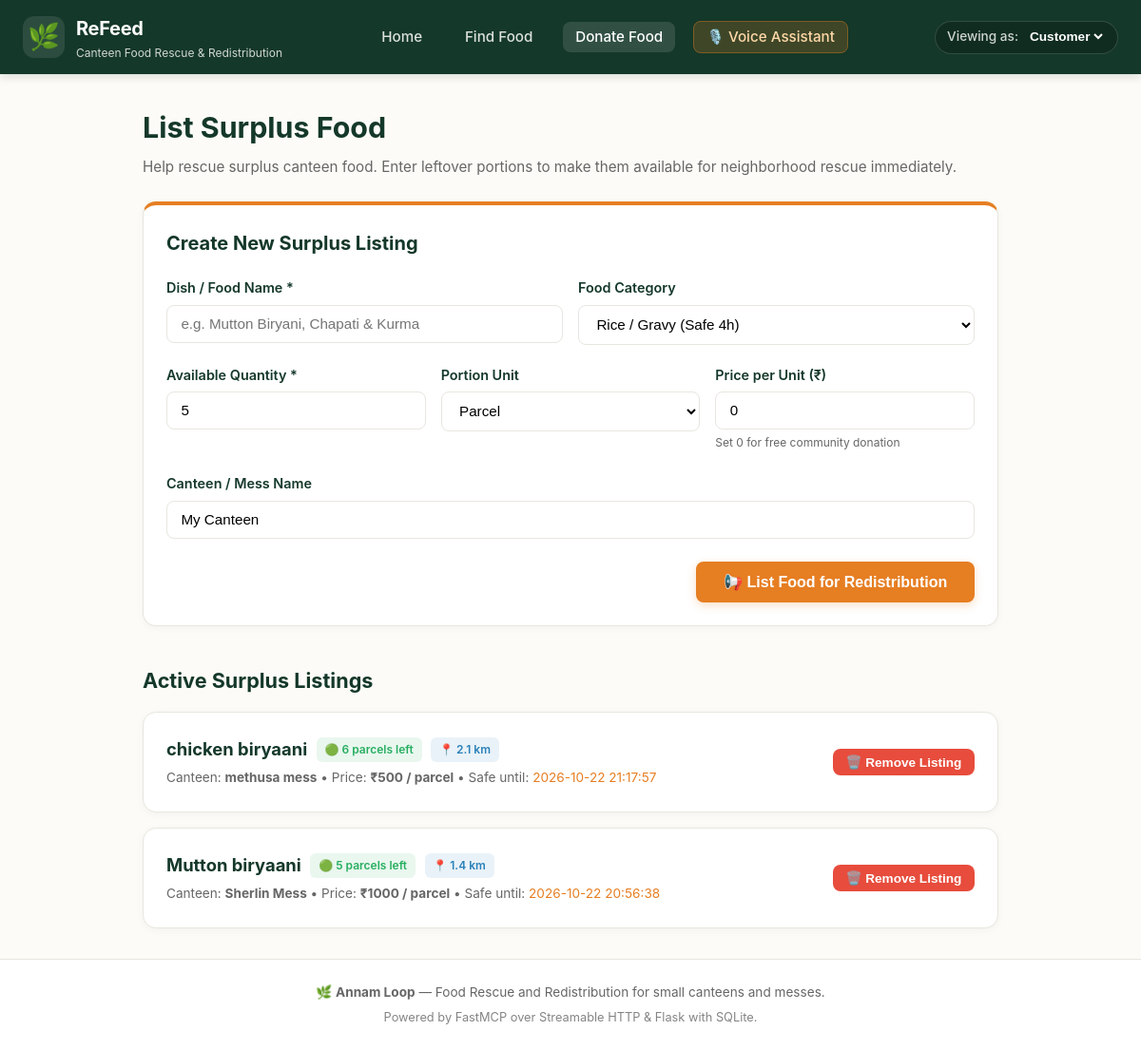
Screenshot of /donate with the database file from the repository.
### tables this page shows
CREATE TABLE listings (
        id INTEGER PRIMARY KEY AUTOINCREMENT,
        name TEXT NOT NULL,
        quantity INTEGER NOT NULL,
        unit TEXT NOT NULL DEFAULT 'parcel',
        price_per_unit REAL NOT NULL DEFAULT 0.0,
        canteen TEXT NOT NULL DEFAULT 'My Canteen',
        food_type TEXT NOT NULL DEFAULT 'rice/gravy',
        distance_km REAL NOT NULL DEFAULT 1.0,
        posted_at TEXT NOT NULL,
        safe_until TEXT NOT NULL,
        is_removed INTEGER NOT NULL DEFAULT 0
    );

### app.py (the view, shortened to what this page needs)
@app.route("/donate", methods=["GET", "POST"])
def donate():
    active_listings = services.find_food(sort="newest", max_results=50)
    return render_template("donate.html", listings=active_listings)

### app.py (called while the page is built)
@app.context_processor
def inject_role():
    role = session.get("role", "customer")
    return {"current_role": role}

### services.py (called while the page is built)
def get_db_connection(db_path: Optional[str] = None) -> sqlite3.Connection:
    path = db_path or DB_PATH
    conn = sqlite3.connect(path, timeout=10.0)
    conn.row_factory = sqlite3.Row
    return conn

### templates/donate.html (shortened to what this page needs)
{% extends "base.html" %}
{% block content %}
<div style="max-width: 900px; margin: 0 auto;">
  <div style="margin-bottom: 1.5rem;">
    <h1 style="color: var(--navbar-green); font-size: 1.9rem; margin-bottom: 0.3rem;">List Surplus Food</h1>
    <p style="color: var(--text-muted); font-size: 0.95rem;">
      Help rescue surplus canteen food. Enter leftover portions to make them available for neighborhood rescue immediately.
    </p>
  </div>
  <div class="card" style="margin-bottom: 2.5rem; border-top: 4px solid var(--saffron);">
    <h2 style="color: var(--navbar-green); font-size: 1.25rem; margin-bottom: 1.2rem;">Create New Surplus Listing</h2>
    <form action="{{ url_for('donate') }}" method="POST">
      <div class="form-row">
        <div class="form-group" style="flex: 2;">
          <label class="form-label" for="name">Dish / Food Name *</label>
          <input type="text" id="name" name="name" class="form-control" placeholder="e.g. Mutton Biryani, Chapati & Kurma" required>
        </div>
        <div class="form-group" style="flex: 1;">
          <label class="form-label" for="food_type">Food Category</label>
          <select id="food_type" name="food_type" class="form-control">
            <option value="rice/gravy">Rice / Gravy (Safe 4h)</option>
          </select>
        </div>
      </div>
      <div class="form-row">
        <div class="form-group">
          <label class="form-label" for="quantity">Available Quantity *</label>
          <input type="number" id="quantity" name="quantity" class="form-control" min="1" max="1000" value="5" required>
        </div>
        <div class="form-group">
          <label class="form-label" for="unit">Portion Unit</label>
          <select id="unit" name="unit" class="form-control">
            <option value="parcel" selected>Parcel</option>
          </select>
        </div>
        <div class="form-group">
          <label class="form-label" for="price_per_unit">Price per Unit (₹)</label>
          <input type="number" id="price_per_unit" name="price_per_unit" class="form-control" min="0" step="1" value="0" placeholder="0 for Free">
          <span style="font-size: 0.75rem; color: var(--text-muted);">Set 0 for free community donation</span>
        </div>
      </div>
      <div class="form-group">
        <label class="form-label" for="canteen">Canteen / Mess Name</label>
        <input type="text" id="canteen" name="canteen" class="form-control" value="My Canteen" placeholder="e.g. Annapoorna Mess, My Canteen">
      </div>
      <div style="margin-top: 1.5rem; display: flex; justify-content: flex-end;">
        <button type="submit" class="btn btn-saffron" style="font-size: 1rem; padding: 0.75rem 1.8rem;">
          📢 List Food for Redistribution
        </button>
      </div>
    </form>
  </div>
  <div>
    <h2 style="color: var(--navbar-green); font-size: 1.35rem; margin-bottom: 1rem;">Active Surplus Listings</h2>
    {% if listings %}
      <div style="display: flex; flex-direction: column; gap: 1rem;">
        {% for item in listings %}
          <div class="card" style="display: flex; justify-content: space-between; align-items: center; flex-wrap: wrap; gap: 1rem;">
            <div>
              <div style="display: flex; align-items: center; gap: 0.6rem;">
                <h3 style="font-size: 1.15rem; color: var(--navbar-green); margin: 0;">{{ item.name }}</h3>
                <span class="badge badge-qty">🟢 {{ item.quantity }} {{ item.unit }}s left</span>
                <span class="badge badge-distance">📍 {{ item.distance_km }} km</span>
              </div>
              <p style="font-size: 0.85rem; color: var(--text-muted); margin-top: 0.3rem;">
                Canteen: <strong>{{ item.canteen }}</strong> &bull;
                Price: <strong>{% if item.price > 0 %}₹{{ "%.0f"|format(item.price) }} / {{ item.unit }}{% else %}Free{% endif %}</strong> &bull;
                Safe until: <span style="color: var(--saffron);">{{ item.safe_until }}</span>
              </p>
            </div>
            <form action="{{ url_for('remove_route', listing_id=item.id) }}" method="POST" style="margin: 0;" onsubmit="return confirm('Remove this listing from the food rescue pool?');">
              <button type="submit" class="btn btn-danger btn-sm">🗑️ Remove Listing</button>
            </form>
          </div>
        {% endfor %}
      </div>
    {% else %}
      <div class="card" style="text-align: center; padding: 2.5rem; color: var(--text-muted);">
        <p style="font-size: 1.1rem; margin-bottom: 0.5rem;">No active listings currently.</p>
        <p style="font-size: 0.9rem;">Fill out the form above to add fresh surplus portions!</p>
      </div>
    {% endif %}
  </div>
</div>
{% endblock %}

### templates/base.html (shortened to what this page needs)
<!DOCTYPE html>
<html lang="en">
<head>
  <link rel="stylesheet" href="{{ url_for('static', filename='css/style.css') }}">
</head>
<body>
  <nav class="navbar">
    <a href="{{ url_for('index') }}" class="nav-brand">
      <div class="brand-icon">🌿</div>
      <div>
        <span class="brand-title">ReFeed</span>
        <span class="brand-subtitle">Canteen Food Rescue & Redistribution</span>
      </div>
    </a>
    <ul class="nav-links">
      <li><a href="{{ url_for('index') }}" class="nav-link {% if request.endpoint == 'index' %}active{% endif %}">Home</a></li>
      <li><a href="{{ url_for('find') }}" class="nav-link {% if request.endpoint == 'find' %}active{% endif %}">Find Food</a></li>
      <li><a href="{{ url_for('donate') }}" class="nav-link {% if request.endpoint == 'donate' %}active{% endif %}">Donate Food</a></li>
      <li>
        <a href="{{ url_for('assistant_page') }}" class="nav-link voice-link {% if request.endpoint == 'assistant_page' %}active{% endif %}">
          🎙️ Voice Assistant
        </a>
      </li>
    </ul>
    <div class="role-box">
      <span class="role-label">Viewing as:</span>
      <form id="roleForm" action="{{ url_for('set_role') }}" method="POST" style="margin: 0; display: inline;">
        <select name="role" class="role-select" onchange="document.getElementById('roleForm').submit();">
          <option value="customer" {% if current_role == 'customer' %}selected{% endif %}>Customer</option>
        </select>
      </form>
    </div>
  </nav>
  <main class="container">
    {% block content %}{% endblock %}
  </main>
  <footer>
    <p>🌿 <strong>Annam Loop</strong> &mdash; Food Rescue and Redistribution for small canteens and messes.</p>
    <p style="margin-top: 0.3rem; font-size: 0.8rem; opacity: 0.8;">Powered by FastMCP over Streamable HTTP & Flask with SQLite.</p>
  </footer>
</body>
</html>

### static/css/style.css (style rules this page uses)
:root { --navbar-green: #143829; --navbar-green-light: #1b4b37; --saffron: #e67e22; --saffron-hover: #d35400; --saffron-light: #fef5ec; --saffron-border: #f8c291; --bg-offwhite: #fcfbf7; --card-bg: #ffffff; --text-dark: #222222; --text-muted: #666666; --border-light: #e8e6df; --success-green: #27ae60; --success-light: #eafaf1; --danger-red: #e74c3c; --danger-light: #fdedec; --radius-sm: 8px; --radius-md: 14px; --radius-lg: 20px; --shadow-sm: 0 2px 8px rgba(0, 0, 0, 0.04); --shadow-md: 0 6px 20px rgba(0, 0, 0, 0.06); --shadow-lg: 0 10px 30px rgba(0, 0, 0, 0.08); }
* { box-sizing: border-box; margin: 0; padding: 0; }
body { font-family: -apple-system, BlinkMacSystemFont, "Segoe UI", Roboto, "Helvetica Neue", Arial, sans-serif; background-color: var(--bg-offwhite); color: var(--text-dark); line-height: 1.6; min-height: 100vh; display: flex; flex-direction: column; }
.navbar { background-color: var(--navbar-green); color: #ffffff; padding: 0.85rem 1.5rem; display: flex; align-items: center; justify-content: space-between; box-shadow: 0 2px 10px rgba(0, 0, 0, 0.15); position: sticky; top: 0; z-index: 1000; }
.nav-brand { display: flex; align-items: center; gap: 0.75rem; text-decoration: none; color: #ffffff; }
.brand-icon { font-size: 1.7rem; background: rgba(255, 255, 255, 0.1); width: 44px; height: 44px; display: flex; align-items: center; justify-content: center; border-radius: 12px; }
.brand-title { font-size: 1.25rem; font-weight: 700; letter-spacing: -0.3px; display: block; }
.brand-subtitle { font-size: 0.75rem; opacity: 0.8; display: block; }
.nav-links { display: flex; align-items: center; gap: 1.2rem; list-style: none; }
.nav-link { color: rgba(255, 255, 255, 0.85); text-decoration: none; font-weight: 500; font-size: 0.95rem; padding: 0.4rem 0.8rem; border-radius: var(--radius-sm); transition: all 0.2s ease; }
.nav-link:hover, .nav-link.active { color: #ffffff; background: rgba(255, 255, 255, 0.12); }
.nav-link.voice-link { background: rgba(230, 126, 34, 0.2); color: #ffd8a8; border: 1px solid rgba(230, 126, 34, 0.4); }
.role-box { display: flex; align-items: center; gap: 0.5rem; background: rgba(0, 0, 0, 0.2); padding: 0.35rem 0.75rem; border-radius: 30px; font-size: 0.85rem; border: 1px solid rgba(255, 255, 255, 0.15); }
.role-label { color: rgba(255, 255, 255, 0.8); font-weight: 500; }
.role-select { background: transparent; color: #ffffff; border: none; font-weight: 600; font-size: 0.85rem; cursor: pointer; outline: none; }
.role-select option { background: var(--navbar-green); color: #ffffff; }
.container { max-width: 1100px; margin: 0 auto; padding: 2rem 1.25rem; flex: 1; width: 100%; }
.btn { display: inline-flex; align-items: center; justify-content: center; gap: 0.5rem; padding: 0.7rem 1.4rem; font-size: 0.95rem; font-weight: 600; border-radius: var(--radius-sm); text-decoration: none; border: none; cursor: pointer; transition: all 0.2s ease; }
.btn-saffron { background-color: var(--saffron); color: #ffffff; box-shadow: 0 3px 10px rgba(230, 126, 34, 0.25); }
.btn-sm { padding: 0.4rem 0.85rem; font-size: 0.85rem; }
.btn-danger { background-color: var(--danger-red); color: #ffffff; }
.card { background-color: var(--card-bg); border: 1px solid var(--border-light); border-radius: var(--radius-md); padding: 1.5rem; box-shadow: var(--shadow-sm); transition: transform 0.2s ease, box-shadow 0.2s ease; }
.badge { font-size: 0.75rem; font-weight: 600; padding: 0.2rem 0.55rem; border-radius: 6px; background: #f1f2f6; color: #57606f; }
.badge-distance { background: rgba(41, 128, 185, 0.1); color: #2980b9; }
.badge-qty { background: rgba(39, 174, 96, 0.1); color: var(--success-green); }
.form-group { margin-bottom: 1.25rem; }
.form-label { display: block; font-weight: 600; font-size: 0.9rem; margin-bottom: 0.4rem; color: var(--navbar-green); }
.form-control { width: 100%; padding: 0.65rem 0.9rem; font-size: 0.95rem; border: 1.5px solid var(--border-light); border-radius: var(--radius-sm); background-color: #ffffff; transition: border-color 0.2s; outline: none; }
.form-row { display: grid; grid-template-columns: repeat(auto-fit, minmax(200px, 1fr)); gap: 1rem; }
footer { background: #ffffff; border-top: 1px solid var(--border-light); padding: 1.5rem; text-align: center; font-size: 0.85rem; color: var(--text-muted); margin-top: auto; }

### rows the page displays
listings: name "chicken biryaani", quantity "6", unit "parcel", distance_km "2.1", canteen "methusa mess", price "500", safe_until "2026-10-22 21:17:57"
listings: name "Mutton biryaani", quantity "5", unit "parcel", distance_km "1.4", canteen "Sherlin Mess", price "1000", safe_until "2026-10-22 20:56:38"
